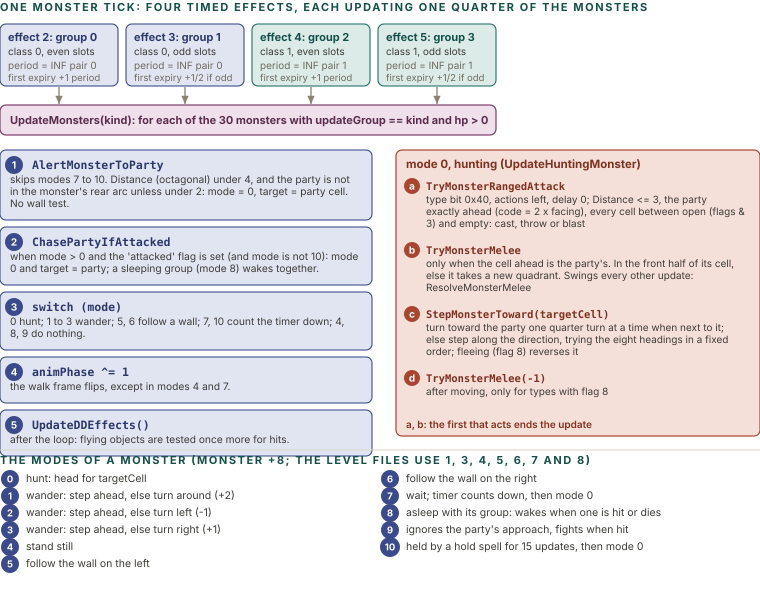

This chart was generated by the following Python code:
import sys; sys.path.insert(0, '.')
from figlib import *

c = Canvas(760, 590)
c.section(0, 11, "ONE MONSTER TICK: FOUR TIMED EFFECTS, EACH UPDATING ONE QUARTER OF THE MONSTERS")
# effects
ex = [("effect 2", "group 0", "class 0, even slots", "navy"), ("effect 3", "group 1", "class 0, odd slots", "navy"),
      ("effect 4", "group 2", "class 1, even slots", "teal"), ("effect 5", "group 3", "class 1, odd slots", "teal")]
bw = 118
for i, (a, g, d, k) in enumerate(ex):
    x = i * (bw + 8)
    c.rect(x, 24, bw, 62, fill=PAL[k][2], stroke=PAL[k][1], sw=1.1, rx=6)
    c.text(x + 8, 41, a + ": " + g, size=11, weight=700, color=PAL[k][0])
    c.text(x + 8, 55, d, size=10, color=INK2)
    c.text(x + 8, 69, "period = INF pair " + str(i // 2), size=10, color=MUTED)
    c.text(x + 8, 81, "first expiry +1/2 if odd" if i % 2 else "first expiry +1 period", size=9.5, color=MUTED)
    c.arrow([(x + bw / 2, 87), (x + bw / 2, 104)], color=GREY)
c.rect(0, 105, 4 * bw + 24, 30, fill=PAL["plum"][2], stroke=PAL["plum"][1], sw=1.2, rx=6)
c.text(10, 124, "UpdateMonsters(kind): for each of the 30 monsters with updateGroup == kind and hp > 0", size=11, weight=700, color=PAL["plum"][0])

# per-monster steps
steps = [
    ("1", "AlertMonsterToParty", "skips modes 7 to 10. Distance (octagonal) under 4, and the party is not in the monster's rear arc unless under 2: mode = 0, target = party cell. No wall test."),
    ("2", "ChasePartyIfAttacked", "when mode > 0 and the 'attacked' flag is set (and mode is not 10): mode 0 and target = party; a sleeping group (mode 8) wakes together."),
    ("3", "switch (mode)", "0 hunt; 1 to 3 wander; 5, 6 follow a wall; 7, 10 count the timer down; 4, 8, 9 do nothing."),
    ("4", "animPhase ^= 1", "the walk frame flips, except in modes 4 and 7."),
    ("5", "UpdateDDEffects()", "after the loop: flying objects are tested once more for hits."),
]
y = 150
for n, t, b in steps:
    lines_ = wrap(b, 346, 10.2)
    h = 30 + 12 * len(lines_) + 4
    c.rect(0, y, 372, h, fill=PAL["navy"][2], stroke=PAL["navy"][1], sw=1.1, rx=6)
    c.badge(14, y + 15, n, "navy", r=9)
    c.text(32, y + 19, t, size=11.5, weight=700, color=PAL["navy"][0], mono=True)
    yy = y + 33
    for l in lines_:
        c.text(10, yy, l, size=10.2, color=INK2)
        yy += 12
    y += h + 7
# hunting detail
HX = 396
c.rect(HX, 150, 364, 286, fill=PAL["red"][2], stroke=PAL["red"][1], sw=1.2, rx=6)
c.text(HX + 10, 168, "mode 0, hunting (UpdateHuntingMonster)", size=11.5, weight=700, color=PAL["red"][0])
hs = [
    ("a", "TryMonsterRangedAttack", "type bit 0x40, actions left, delay 0; Distance <= 3, the party exactly ahead (code = 2 x facing), every cell between open (flags & 3) and empty: cast, throw or blast"),
    ("b", "TryMonsterMelee", "only when the cell ahead is the party's. In the front half of its cell, else it takes a new quadrant. Swings every other update: ResolveMonsterMelee"),
    ("c", "StepMonsterToward(targetCell)", "turn toward the party one quarter turn at a time when next to it; else step along the direction, trying the eight headings in a fixed order; fleeing (flag 8) reverses it"),
    ("d", "TryMonsterMelee(-1)", "after moving, only for types with flag 8"),
]
y = 178
for n, t, b in hs:
    lines = wrap(b, 316, 10)
    h = 22 + 12 * len(lines)
    c.badge(HX + 16, y + 8, n, "red", r=8)
    c.text(HX + 30, y + 12, t, size=10.5, weight=700, color=PAL["red"][0], mono=True)
    yy = y + 25
    for l in lines:
        c.text(HX + 30, yy, l, size=10, color=INK2)
        yy += 12
    y += h + 6
c.text(HX + 10, 428, "a, b: the first that acts ends the update", size=10, color=PAL["red"][0], weight=600)

# modes table
MY = 462
c.line(0, MY - 12, 760, MY - 12, stroke=RULE)
c.section(0, MY + 2, "THE MODES OF A MONSTER (Monster +8; the level files use 1, 3, 4, 5, 6, 7 and 8)")
modes = [
    ("0", "hunt: head for targetCell"), ("1", "wander: step ahead, else turn around (+2)"), ("2", "wander: step ahead, else turn left (-1)"),
    ("3", "wander: step ahead, else turn right (+1)"), ("4", "stand still"), ("5", "follow the wall on the left"),
    ("6", "follow the wall on the right"), ("7", "wait; timer counts down, then mode 0"), ("8", "asleep with its group: wakes when one is hit or dies"),
    ("9", "ignores the party's approach, fights when hit"), ("10", "held by a hold spell for 15 updates, then mode 0"),
]
col = [0, 380]
yy = MY + 20
for i, (m, d) in enumerate(modes):
    x = col[i // 6]
    y = yy + (i % 6) * 17
    c.badge(x + 10, y - 3, m, "navy", r=9 if len(m) == 1 else 10, size=9.5)
    c.text(x + 26, y, d, size=10.5, color=INK2)
c.save("figs/wld_monai.svg")
